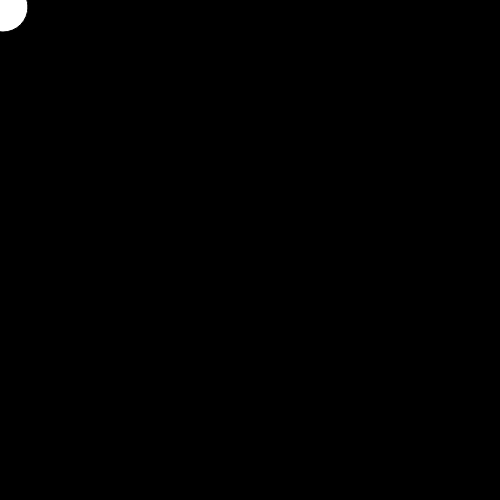
Frame 1 (no input)
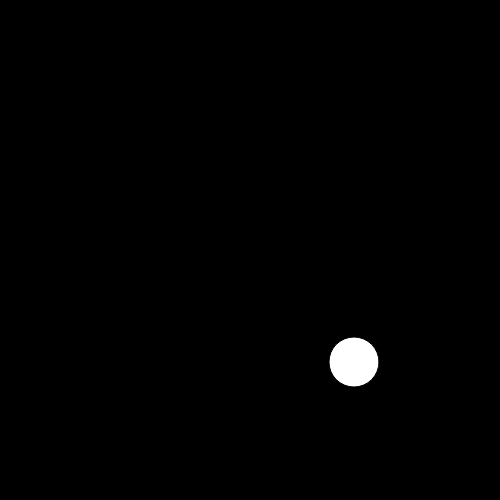
Frame 60 (no input)
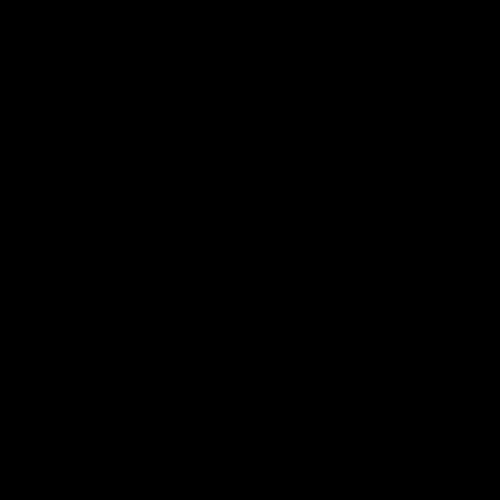
Frame 120 (the mouse pressed at the canvas centre since frame 60)

The p5.js sketch that drew these frames (run headless with seeded random() and noise() and a simulated clock; from frame 60 on, the mouse is pressed at the canvas centre):

// p5.js sketch
// ── sketch.js
function setup(){
    createCanvas(500,500);
 

}
var postX = 3;
var postY = 7;
var x = 3;
var y = 7;
function draw (){
    background('Black')
    ellipse(x,y,50,50);
    x = x + postX
    y = y + postY
    /*if(x > 470){
        postX = -24;
   }*/
   /*if (y >470){
        postY= -12;

    }*/
     if(x < 25){
        postX = 6;
   }
   if (y < 25){
        postY= 6;

    }


}
